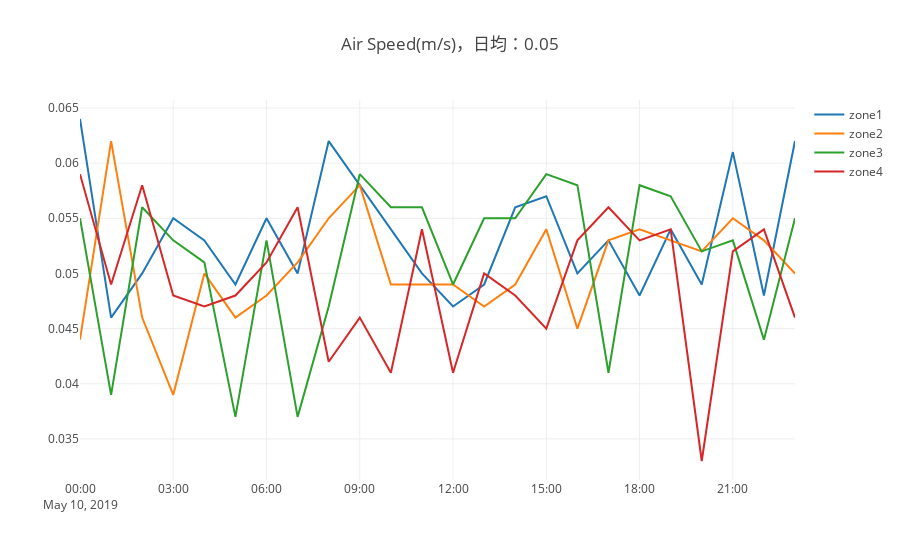

The notebook cell saved with this chart:
### Code cell
df = IEQ[['air_speed']].groupby(IEQ['zoneID']).resample('H').mean()
day_mean = IEQ['air_speed'].mean()
trace1 = go.Scatter(
    x = df.loc['zone1',:].index,
    y = df.loc['zone1','air_speed'],
    mode = 'lines',
    name = 'zone1'
)
trace2 = go.Scatter(
    x = df.loc['zone2',:].index,
    y = df.loc['zone2','air_speed'],
    mode = 'lines',
    name = 'zone2'
)
trace3 = go.Scatter(
    x = df.loc['zone3',:].index,
    y = df.loc['zone3','air_speed'],
    mode = 'lines',
    name = 'zone3'
)
trace4 = go.Scatter(
   x = df.loc['zone4',:].index,
    y = df.loc['zone4','air_speed'],
    mode = 'lines',
    name = 'zone4'
)
data = [trace1, trace2, trace3, trace4]
layout = go.Layout(
    title='风速(m/s)，日均：'+str(round(day_mean,2))
)

fig1 = go.Figure(data=data, layout=layout)
plotly.offline.iplot(fig1)
